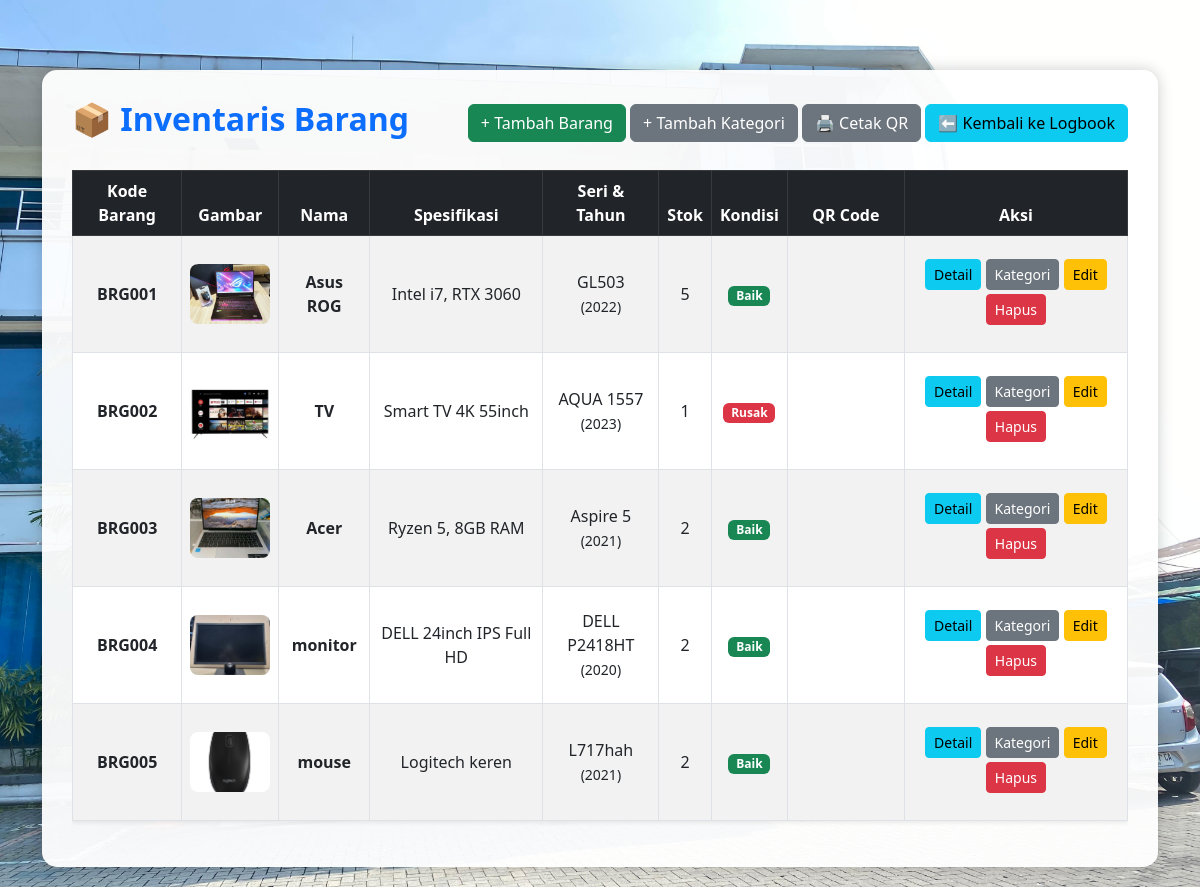
Page /daftar-inventaris-barang.php on the committed database.
### tables this page shows
CREATE TABLE `inventaris` (
  `id` int(11) NOT NULL,
  `nama` varchar(100) NOT NULL,
  `spek` text NOT NULL,
  `tahun` int(11) NOT NULL,
  `seri` varchar(100) NOT NULL,
  `gambar` varchar(100) NOT NULL,
  `stok` int(11) NOT NULL,
  `rusak` tinyint(1) NOT NULL,
  `sub_kode` varchar(100) NOT NULL
);

### daftar-inventaris-barang.php (the view, shortened to what this page needs)
<?php include 'koneksi.php'; ?>
<!DOCTYPE html>
<html lang="id">
<head>
    <link href="https://cdn.jsdelivr.net/npm/bootstrap@5.3.0/dist/css/bootstrap.min.css" rel="stylesheet">
</head>
<body>
<div class="container">
    <div class="content-box">
        <div class="d-flex justify-content-between align-items-center mb-4">
            <h2 class="fw-bold text-primary">📦 Inventaris Barang</h2>
            <div class="d-grid gap-2 d-md-block"> <a href="tambah-barang.php" class="btn btn-success no-print">+ Tambah Barang</a>
                <a href="tambah-kategori-barang.php" class="btn btn-secondary no-print">+ Tambah Kategori</a>
                 <a href="cetak-qr.php" class="btn btn-secondary no-print"> 🖨 Cetak QR</a>
                <a href="daftar-peminjaman-barang.php" class="btn btn-info no-print">⬅️ Kembali ke Logbook</a>
            </div>
        </div>
        <div class="table-responsive">
            <table class="table table-bordered table-striped text-center align-middle table-hover shadow-sm">
                <thead class="table-dark">
                    <tr>
                        <th>Kode Barang</th>
                        <th>Gambar</th>
                        <th>Nama</th>
                        <th class="d-none d-md-table-cell">Spesifikasi</th> <th class="d-none d-md-table-cell">Seri & Tahun</th> <th>Stok</th>
                        <th>Kondisi</th>
                        <th>QR Code</th>
                        <th class="no-print">Aksi</th>
                    </tr>
                </thead>
                <tbody>
                    <?php
                    $query = $koneksi->query("SELECT * FROM inventaris WHERE sub_kode = '' ORDER BY id ASC");
                    while ($barang = $query->fetch_assoc()):
                        $id_barang = $barang["id"];
                        $sub_kode = $barang["sub_kode"];
                        $kode_barang = 'BRG' . str_pad($id_barang, 3, '0', STR_PAD_LEFT) . $sub_kode;
                        $status = $barang["rusak"]
                            ? "<span class='badge bg-danger'>Rusak</span>"
                            : "<span class='badge bg-success'>Baik</span>";
                    ?>
                    <tr>
                        <td><strong><?= $kode_barang ?></strong></td>
                        <td><img src="img/<?= $barang["gambar"] ?>" class="table-img" alt="Gambar Barang"></td>
                        <td><strong><?= $barang["nama"] ?></strong></td>
                        <td class="d-none d-md-table-cell"><?= $barang["spek"] ?></td> <td class="d-none d-md-table-cell"><?= $barang["seri"] ?><br><small>(<?= $barang["tahun"] ?>)</small></td> <td><?= $barang["stok"] ?></td>
                        <td><?= $status ?></td>
                        <td><div class="qr-box" id="qrcode-<?= $id_barang . $sub_kode ?>"></div></td>
                        <td class="no-print">
                            <a href="detail_barang.php?kode=<?= $kode_barang ?>" class="btn btn-info btn-sm mb-1">Detail</a>
                            <a href="kategori-barang.php?id=<?= $id_barang ?>" class="btn btn-secondary btn-sm mb-1">Kategori</a>
                            <a href="edit_barang.php?id=<?= $id_barang ?>" class="btn btn-warning btn-sm mb-1">Edit</a>
                            <a href="hapus_barang.php?id=<?= $id_barang ?>" class="btn btn-danger btn-sm mb-1"
                                onclick="return confirm('Yakin ingin menghapus barang ini?');">Hapus</a>
                        </td>
                    </tr>
                    <?php endwhile; ?>
                </tbody>
            </table>
        </div>
    </div>
</div>
</body>
</html>

### daftar-inventaris-barang.php (style rules this page uses)
body { background-image: url('img/solopos5.jpg'); background-size: cover; background-position: center; background-attachment: fixed; padding-top: 70px; }
.content-box { background-color: rgba(255, 255, 255, 0.95); border-radius: 15px; padding: 30px; box-shadow: 0 0 15px rgba(0, 0, 0, 0.2); margin-bottom: 20px; }
.table-img { width: 80px; height: 60px; object-fit: cover; border-radius: 8px; }
.qr-box { width: 100px; height: 100px; margin: auto; display: flex; justify-content: center; align-items: center; }

### rows in the picture
inventaris: kode_barang "BRG001", gambar (picture), nama "Asus ROG", spek "Intel i7, RTX 3060", seri "GL503", tahun "2022", stok "5", rusak "Baik"
inventaris: kode_barang "BRG002", gambar (picture), nama "TV", spek "Smart TV 4K 55inch", seri "AQUA 1557", tahun "2023", stok "1", rusak "Rusak"
inventaris: kode_barang "BRG003", gambar (picture), nama "Acer", spek "Ryzen 5, 8GB RAM", seri "Aspire 5", tahun "2021", stok "2", rusak "Baik"
inventaris: kode_barang "BRG004", gambar (picture), nama "monitor", spek "DELL 24inch IPS Full HD", seri "DELL P2418HT", tahun "2020", stok "2", rusak "Baik"
inventaris: kode_barang "BRG005", gambar (picture), nama "mouse", spek "Logitech keren", seri "L717hah", tahun "2021", stok "2", rusak "Baik"
